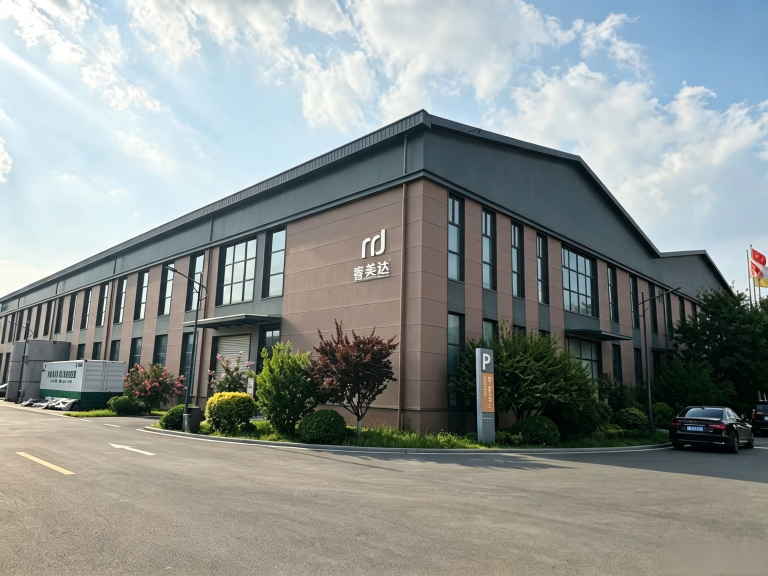
#> input picture web/public_article/rmd01.jpg, 2304 x 1728 px, found by its file name (shown at 1/3 size); its folder holds 4 pictures in this run
$ python cutout2.py   (older library calls are emulated)
#> lines starting #> are read from the running program, lines starting #| are printed output that depends on the picture; after the words box and inside, x2 and y2 are one past the last pixel; in counts of white or black regions, pixels touching at a corner belong together
# -*- coding: utf-8 -*-
"""设备抠图 v3: 设备有结构纹理, 墙面/地面/天花板是平滑背景。
用大核中值估计背景, 差分+局部纹理提取设备, 填充后羽化。"""
import cv2
import numpy as np

BASE = "/home/admin/tools/cuijin/public_article"
OUT = f"{BASE}/output_qwen/assets"

# 外框(预览坐标), 只包住设备本体, 不含天花板/大片地面
BOXES = {
    "rmd01": (140, 320, 1705, 1270),
    "rmd02": (48, 372, 945, 1170),
    "rmd03": (110, 445, 1555, 1370),
    "rmd04": (150, 485, 1550, 1500),
}
S = 2304 / 2000.0


def estimate_bg(img):
    # 大核中值对大块平滑区域有效, 设备边缘处取中值也接近背景
    bg = cv2.medianBlur(img, 51)
    bg = cv2.GaussianBlur(bg, (31, 31), 10)
    return bg


def extract(name, box):
#> called with name = 'rmd01', box = (140, 320, 1705, 1270)
    img = cv2.imread(f"{BASE}/{name}.jpg")
#> img is the input picture: shape (1728, 2304, 3); mean B, G, R 144.6, 146.9, 140.9
    h, w = img.shape[:2]
#> h = 1728; w = 2304
    x1, y1, x2, y2 = [int(v * S) for v in box]
    x1, y1 = max(0, x1 - 12), max(0, y1 - 12)
    x2, y2 = min(w, x2 + 12), min(h, y2 + 12)
#> x2 = 1976; y2 = 1475

    sub = img[y1:y2, x1:x2]
    bg = estimate_bg(img)[y1:y2, x1:x2]
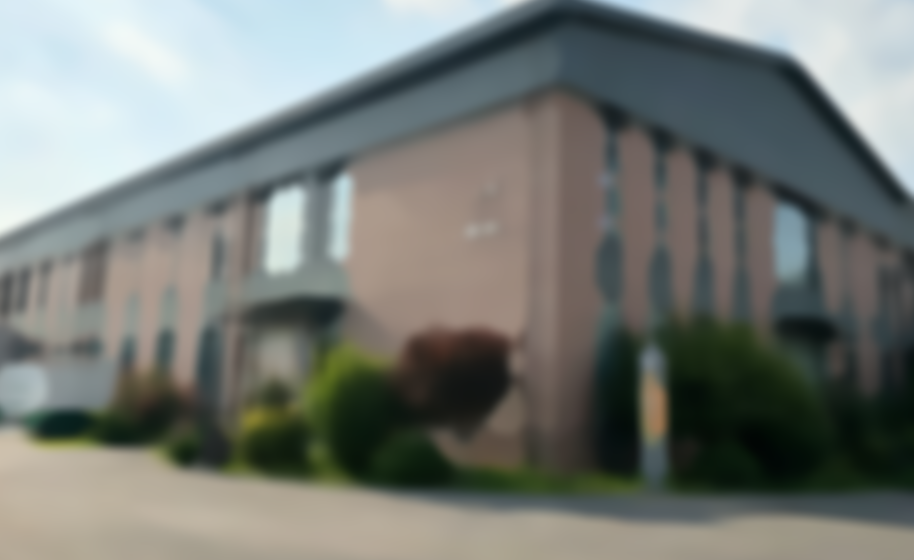
#> bg: shape (1119, 1827, 3) (shown at 1/2 size); mean B, G, R 116.9, 122, 117.6

    # 差分 (设备 vs 背景)
    diff = np.abs(sub.astype(np.int16) - bg.astype(np.int16)).max(axis=2).astype(np.uint8)
    # 局部纹理: 拉普拉斯幅度
    lap = cv2.Laplacian(cv2.cvtColor(sub, cv2.COLOR_BGR2GRAY), cv2.CV_32F)
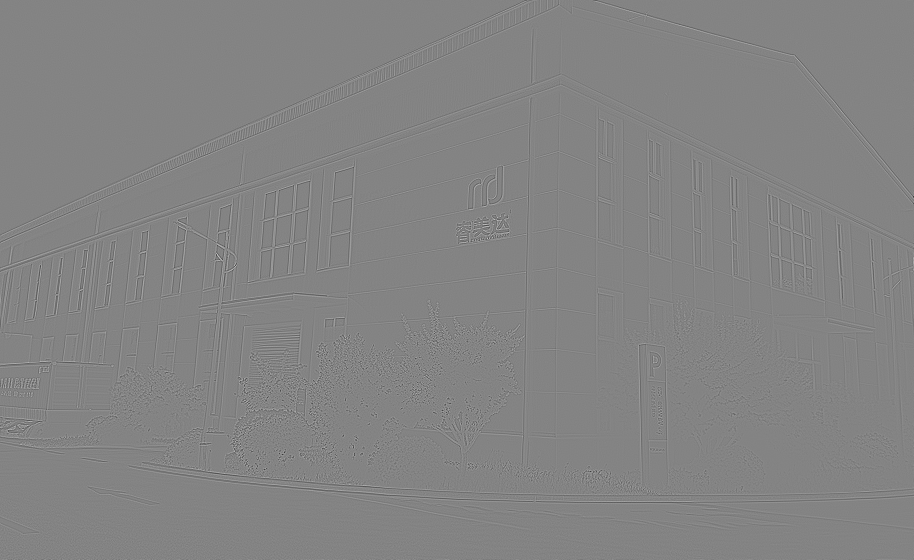
#> lap: shape (1119, 1827) float32 (shown at 1/2 size); min -270, max 253, mean 0; drawn with min black and max white
    tex = np.abs(lap).astype(np.uint8)
    tex = cv2.medianBlur(tex, 7)

    mask = ((diff > 26) | (tex > 40)).astype(np.uint8) * 255
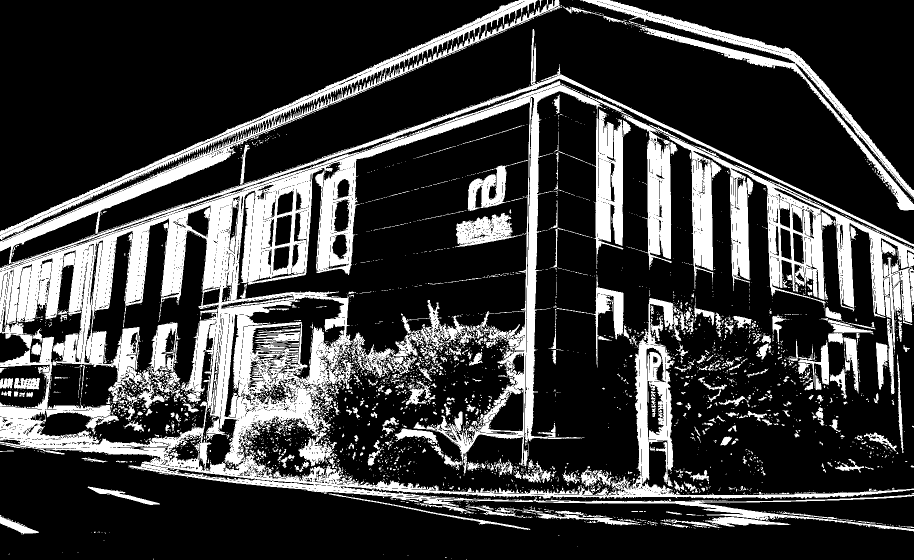
#> mask: shape (1119, 1827) (shown at 1/2 size); 23.3% white; 3753 white regions (3305 under 20 px), largest, box (x1, y1, x2, y2) and area: (0, 0, 1827, 1063) 311494, (1298, 249, 1827, 699) 46444, (1160, 0, 1827, 421) 19392

    # 形态学: 先闭运算连成面, 再开运算去噪点
    k = cv2.getStructuringElement(cv2.MORPH_ELLIPSE, (25, 25))
    mask = cv2.morphologyEx(mask, cv2.MORPH_CLOSE, k)
#> mask: shape (1119, 1827); 39.3% white; 178 white regions (160 under 20 px), largest, box (x1, y1, x2, y2) and area: (0, 0, 1827, 1063) 798197, (1484, 898, 1531, 956) 1445, (175, 973, 320, 1010) 1221
    k2 = cv2.getStructuringElement(cv2.MORPH_ELLIPSE, (7, 7))
    mask = cv2.morphologyEx(mask, cv2.MORPH_OPEN, k2)
#> mask: shape (1119, 1827); 38.9% white; 22 white regions, largest, box (x1, y1, x2, y2) and area: (0, 0, 1827, 1063) 739841, (1131, 0, 1827, 421) 30297, (910, 330, 1034, 494) 13368

    # 保留最大连通域 + 面积>2%的部件
    m = (mask > 0).astype(np.uint8)
    n, labels, stats, _ = cv2.connectedComponentsWithStats(m, 8)
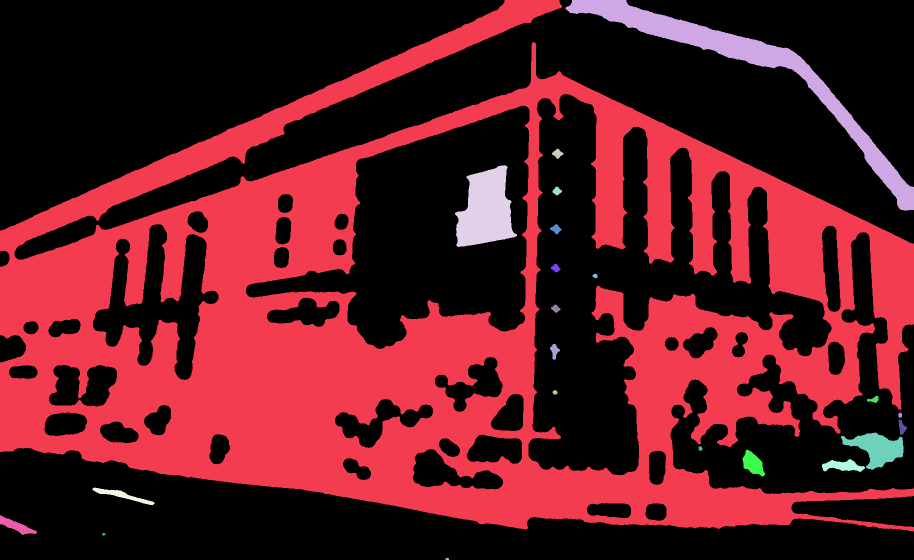
#> labels: shape (1119, 1827) int32 (shown at 1/2 size); 23 distinct labels, from 0 to 22; one colour per label, 0 black
#> n = 23; stats = 23 rows, first 6: [0, 0, 1827, 1119, 1248950], [0, 0, 1827, 1063, 739841], [1131, 0, 696, 421, 30297], [1104, 297, 23, 21, 258], [910, 330, 124, 164, 13368], [1105, 373, 19, 18, 206]
    if n > 1:
        main = 1 + int(np.argmax(stats[1:, cv2.CC_STAT_AREA]))
#> main = 1
        m2 = np.zeros_like(m)
        thr = stats[main, cv2.CC_STAT_AREA] * 0.02
#> thr = 14796.8
        for i in range(1, n):
            if i == main or stats[i, cv2.CC_STAT_AREA] > thr:
                m2[labels == i] = 1
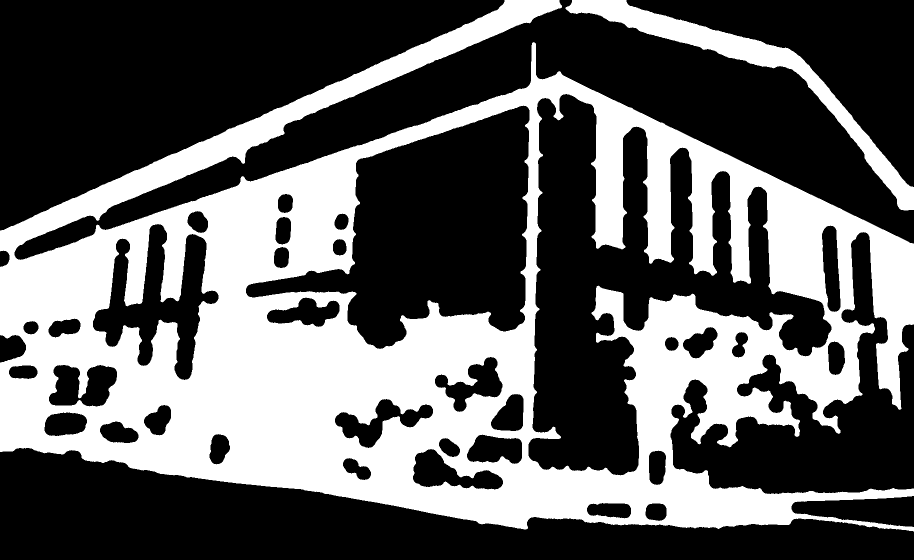
#> m2: shape (1119, 1827) (shown at 1/2 size); values 0 (black) and 1 (white), 37.7% white; 2 white regions, box (x1, y1, x2, y2) and area: (0, 0, 1827, 1063) 739841, (1131, 0, 1827, 421) 30297
        m = m2

    # 洞填充 (设备内部平滑区域可能没被差分覆盖)
    ff = (1 - m) * 255
    # 从边缘洪水填充背景
    ff2 = ff.copy()
    H, W = ff2.shape
#> H = 1119; W = 1827
    cv2.floodFill(ff2, None, (0, 0), 0)
    cv2.floodFill(ff2, None, (W - 1, 0), 0)
    cv2.floodFill(ff2, None, (0, H - 1), 0)
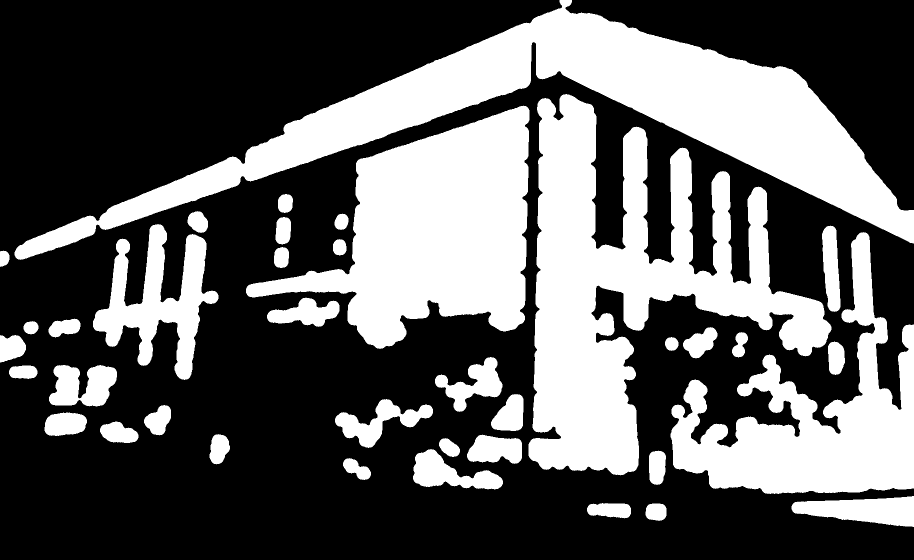
#> ff2: shape (1119, 1827) (shown at 1/2 size); 36.7% white; 38 white regions, largest, box (x1, y1, x2, y2) and area: (29, 0, 1827, 520) 205629, (1057, 188, 1663, 951) 183490, (492, 211, 1059, 698) 140106
    cv2.floodFill(ff2, None, (W - 1, H - 1), 0)
    holes = (ff2 > 0)
    m = np.where(holes, 1, m)
#> m: shape (1119, 1827); values 0 (black) and 1 (white), 74.3% white; 3 black regions, box (x1, y1, x2, y2) and area: (0, 0, 1009, 461) 240603, (0, 896, 1827, 1119) 208361, (1253, 0, 1827, 374) 75755

    # 边缘清理
    k3 = cv2.getStructuringElement(cv2.MORPH_ELLIPSE, (11, 11))
    m = cv2.morphologyEx(m, cv2.MORPH_CLOSE, k3)
#> m: shape (1119, 1827); values 0 (black) and 1 (white), 74.3% white; 3 black regions, box (x1, y1, x2, y2) and area: (0, 0, 1009, 461) 240579, (0, 896, 1827, 1119) 208333, (1253, 0, 1827, 374) 75740

    # 羽化
    alpha = (m * 255).astype(np.float32)
    alpha = cv2.GaussianBlur(alpha, (5, 5), 1.4)
    hard = (m * 255).astype(np.uint8)
    edge = cv2.dilate(hard, k2, iterations=1)
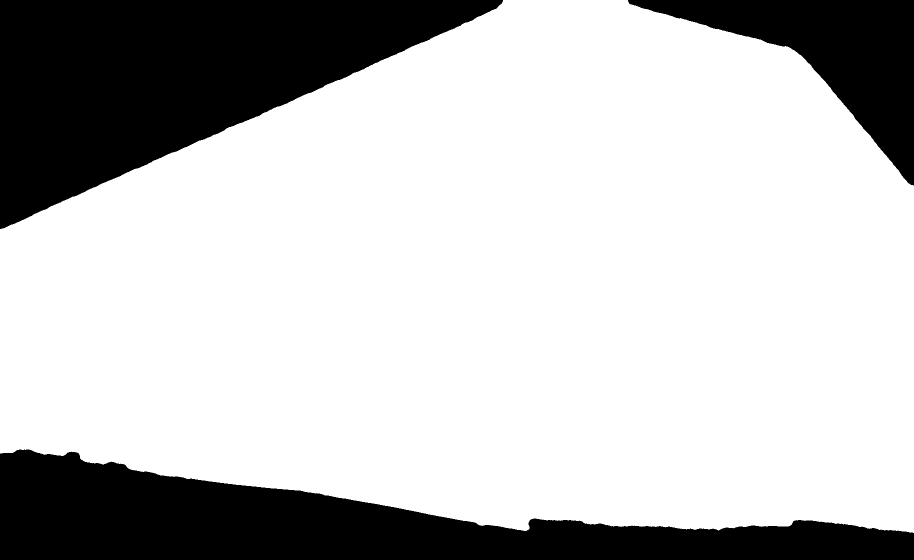
#> edge: shape (1119, 1827) (shown at 1/2 size); 74.9% white; 3 black regions, box (x1, y1, x2, y2) and area: (0, 0, 1006, 458) 237479, (0, 899, 1827, 1119) 202728, (1256, 0, 1827, 371) 73653
    alpha = np.where((edge == 255) & (hard == 0), alpha * 0.45, alpha)

    rgba = np.dstack([sub, alpha.astype(np.uint8)])
    out = f"{OUT}/{name}_cutout.png"
    cv2.imwrite(out, rgba)
    ys, xs = np.where(m == 1)
    print(f"{name}: kept {m.sum()} px, bbox x[{xs.min()}-{xs.max()}] y[{ys.min()}-{ys.max()}] (in crop)")
#| rmd01: kept 1519761 px, bbox x[0-1826] y[0-1062] (in crop)


for k, v in BOXES.items():
    extract(k, v)
#> pass 2 of the loop `for k, v in BOXES.items():`:
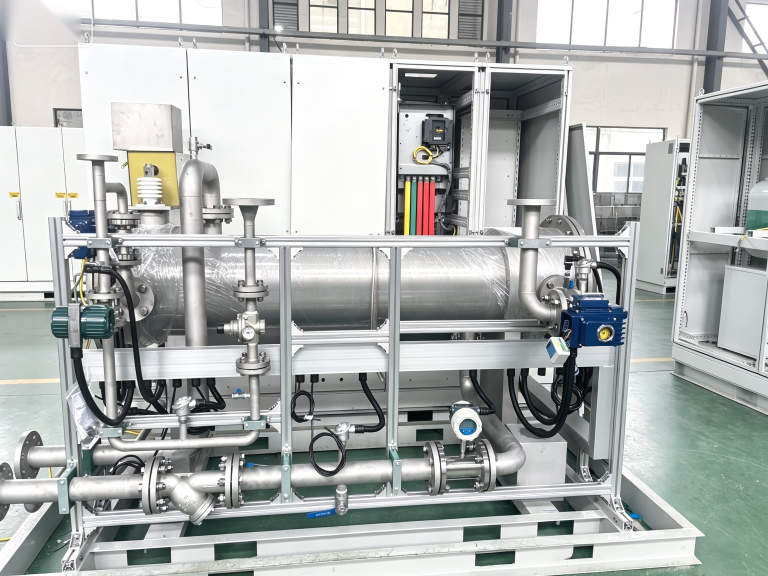
#> input picture web/public_article/rmd02.jpg, 2304 x 1728 px, found by its file name (shown at 1/3 size)
#> in extract, img is the input picture: shape (1728, 2304, 3); mean B, G, R 176.8, 178.8, 174.7
#> sub: shape (943, 1057, 3)
#> diff: shape (943, 1057)
#> lap: shape (943, 1057) float32
#> in extract (call 2), `n, labels, stats, _ = cv2.connectedComponentsWithStats(m, 8)`:
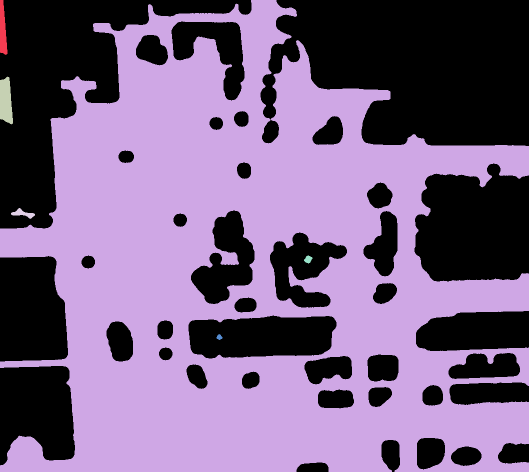
#> labels: shape (943, 1057) int32 (shown at 1/2 size); 7 distinct labels, from 0 to 6; one colour per label, 0 black
#> n = 7; stats = [[0, 0, 1057, 943, 427710], [0, 0, 15, 110, 1181], [0, 0, 1057, 943, 565212], [0, 153, 26, 96, 1951], [22, 416, 48, 22, 427], [608, 511, 17, 16, 177], [433, 668, 12, 12, 93]]
#> main = 2
#> thr = 11304.2
#> ff: shape (943, 1057); 43.3% white; 39 white regions, largest, box (x1, y1, x2, y2) and area: (521, 0, 1057, 292) 123061, (0, 0, 503, 457) 82133, (829, 327, 1057, 563) 44656
#> holes: shape (943, 1057) bool; 22.7% white; 37 white regions, largest, box (x1, y1, x2, y2) and area: (829, 327, 1057, 563) 44656, (0, 512, 136, 723) 25658, (0, 732, 150, 931) 24066
#> in extract (call 2), `m = np.where(holes, 1, m)`:
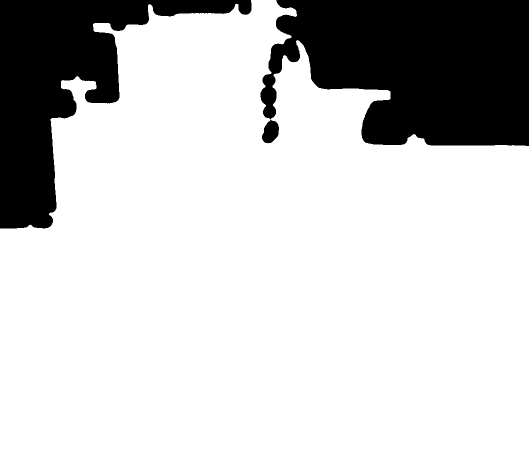
#> m: shape (943, 1057) (shown at 1/2 size); values 0 (black) and 1 (white), 79.4% white; 2 black regions, box (x1, y1, x2, y2) and area: (521, 0, 1057, 292) 123061, (0, 0, 503, 457) 82133
#| rmd02: kept 791622 px, bbox x[0-1056] y[0-942] (in crop)
